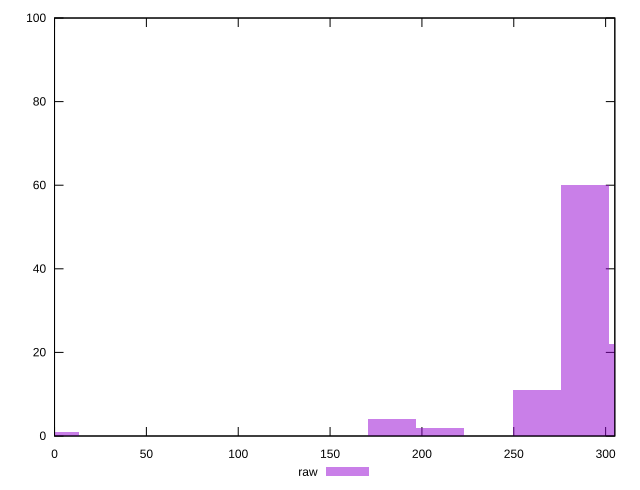

The gnuplot source for this figure:
reset

$raw <<EOF
0 1
314.95860909239116 22
288.71205833469185 60
209.97240606159409 2
183.72585530389483 4
262.4655075769926 11
EOF

set key outside below
set boxwidth 26.24655075769926
set xrange [0:305.01]
set yrange [0:100]
set trange [0:100]
set style fill transparent solid 0.5 noborder
set terminal svg size 640, 490 enhanced background rgb 'white'
set output "report_00009_2021-02-08T22-37-41.559Z/uses-rel-preconnect/samples/pages+cached/raw/histogram.svg"

plot $raw title "raw" with boxes

reset
